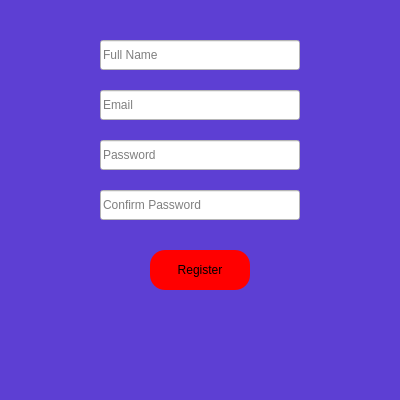
<?xml version="1.0" encoding="UTF-8"?>
<ui version="4.0">
 <class>RegisterWindow</class>
 <widget class="QDialog" name="RegisterWindow">
  <property name="geometry">
   <rect>
    <x>0</x>
    <y>0</y>
    <width>400</width>
    <height>400</height>
   </rect>
  </property>
  <property name="windowTitle">
   <string>Register Account</string>
  </property>
  <property name="styleSheet">
   <string notr="true">background-color: rgb(93, 63, 211);</string>
  </property>
  <widget class="QLineEdit" name="nameLineEdit">
   <property name="geometry">
    <rect>
     <x>100</x>
     <y>40</y>
     <width>200</width>
     <height>30</height>
    </rect>
   </property>
   <property name="placeholderText">
    <string>Full Name</string>
   </property>
   <property name="styleSheet">
    <string notr="true">background-color: white;</string>
   </property>
  </widget>
  <widget class="QLineEdit" name="emailLineEdit">
   <property name="geometry">
    <rect>
     <x>100</x>
     <y>90</y>
     <width>200</width>
     <height>30</height>
    </rect>
   </property>
   <property name="placeholderText">
    <string>Email</string>
   </property>
   <property name="styleSheet">
    <string notr="true">background-color: white;</string>
   </property>
  </widget>
  <widget class="QLineEdit" name="passwordLineEdit">
   <property name="geometry">
    <rect>
     <x>100</x>
     <y>140</y>
     <width>200</width>
     <height>30</height>
    </rect>
   </property>
   <property name="placeholderText">
    <string>Password</string>
   </property>
   <property name="echoMode">
    <enum>QLineEdit::Password</enum>
   </property>
   <property name="styleSheet">
    <string notr="true">background-color: white;</string>
   </property>
  </widget>
  <widget class="QLineEdit" name="confirmPasswordLineEdit">
   <property name="geometry">
    <rect>
     <x>100</x>
     <y>190</y>
     <width>200</width>
     <height>30</height>
    </rect>
   </property>
   <property name="placeholderText">
    <string>Confirm Password</string>
   </property>
   <property name="echoMode">
    <enum>QLineEdit::Password</enum>
   </property>
   <property name="styleSheet">
    <string notr="true">background-color: white;</string>
   </property>
  </widget>
  <widget class="QPushButton" name="registerButton">
   <property name="geometry">
    <rect>
     <x>150</x>
     <y>250</y>
     <width>100</width>
     <height>40</height>
    </rect>
   </property>
   <property name="text">
    <string>Register</string>
   </property>
   <property name="styleSheet">
    <string notr="true">border-radius: 15px; font: 700 12pt "Open Sans"; background-color: red;</string>
   </property>
  </widget>
 </widget>
 <resources/>
 <connections/>
</ui>
